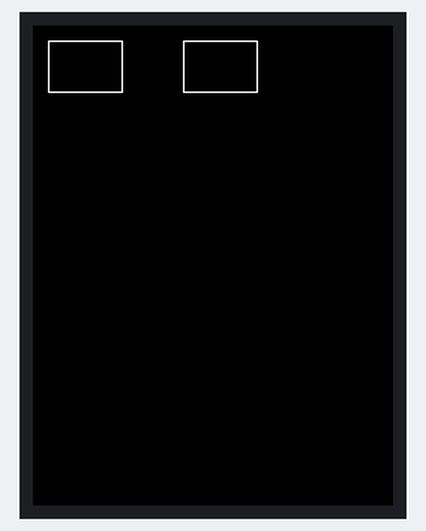
Bench run of a sketch on a simulated Arduino Uno, built with avr-gcc and run on an emulated ATmega328P. Shown: 240×320 colour display.

Above: at 0.3 s.

The sketch:

LCD_OS.ino
```cpp
#include <Elegoo_GFX.h>
#include <Elegoo_TFTLCD.h>
#define LCD_CS A3
#define LCD_CD A2
#define LCD_WR A1
#define LCD_RD A0
#define LCD_RESET A4
#define  BLACK   0x0000
#define BLUE    0x001F
#define RED     0xF800
#define GREEN   0x07E0
#define CYAN    0x07FF
#define MAGENTA 0xF81F
#define YELLOW  0xFFE0
#define WHITE   0xFFFF
Elegoo_TFTLCD tft(LCD_CS, LCD_CD, LCD_WR, LCD_RD, LCD_RESET);
void initLCD() {
  tft.reset();

  uint16_t identifier = tft.readID();
  tft.begin(identifier);
  tft.fillScreen(BLACK);
  tft.setCursor(0, 0);
  tft.setTextColor(WHITE);  tft.setTextSize(1);
}

#include <Arduino_FreeRTOS.h>
#include <queue.h>

QueueHandle_t comQueue;

struct com{
  int type, ip1, ip2, ip3, ip4, ip5;
  String sp1;
};

void setup() {
  comQueue = xQueueCreate(10, sizeof(com));
  xTaskCreate(TaskDisplay, "Display", 128, NULL, 3, NULL);
  xTaskCreate(TaskAppOne, "App One", 128, NULL, 1, NULL);
  xTaskCreate(TaskAppTwo, "App Two", 128, NULL, 1, NULL);
}

void loop() {}

void TaskAppOne(void *pvParameters) {
  (void) pvParameters;

  com c;

  for (;;) {
    c.type = 4;
    c.ip1 = 10;
    c.ip2 = 10;
    c.ip3 = 50;
    c.ip4 = 35;
    c.ip5 = WHITE;
    xQueueSend(comQueue, &c, portMAX_DELAY);
  }
}

void TaskAppTwo(void *pvParameters) {
  (void) pvParameters;

  com c;

  for (;;) {
    c.type = 4;
    c.ip1 = 100;
    c.ip2 = 10;
    c.ip3 = 50;
    c.ip4 = 35;
    c.ip5 = WHITE;
    xQueueSend(comQueue, &c, portMAX_DELAY);
  }
}

void TaskDisplay(void * pvParameters) {
  (void) pvParameters;
  uint16_t identifier = tft.readID();
  tft.begin(identifier);
  tft.setTextSize(2);
  tft.fillScreen(BLACK);
  com c;

  for (;;)
  {
    if (xQueueReceive(comQueue, &c, portMAX_DELAY) == pdPASS) {
      if (c.type == 1) {
        tft.fillScreen(c.ip1);
      } else if (c.type == 2) {
        tft.setCursor(c.ip1, c.ip2);
        tft.setTextColor(c.ip3);
        tft.print(c.sp1);
      } else if (c.type == 3) {
        tft.drawPixel(c.ip1, c.ip2, c.ip3);
      } else if (c.type == 4) {
        tft.drawRect(c.ip1, c.ip2, c.ip3, c.ip4, c.ip5);
      } else if (c.type == 5) {
        tft.fillRect(c.ip1, c.ip2, c.ip3, c.ip4, c.ip5);
      }
    }
  }
}
```
